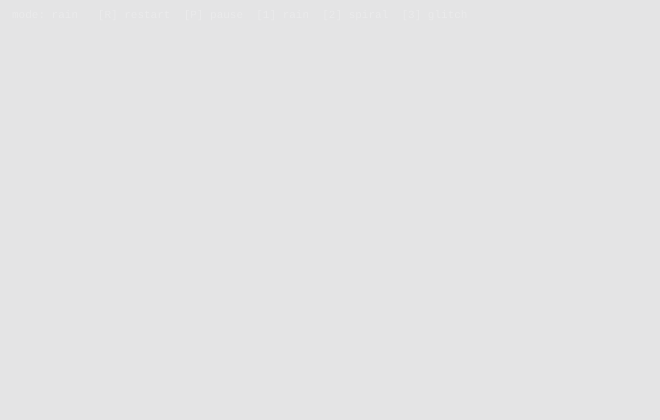
Frame 1 (no input)
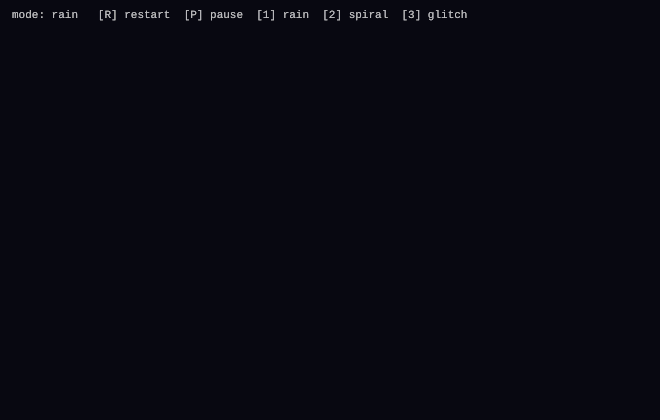
Frame 60 (no input)
Frame 120 (the mouse pressed at the canvas centre since frame 60): identical to frame 60, image omitted

The p5.js sketch that drew these frames (run headless with seeded random() and noise() and a simulated clock; from frame 60 on, the mouse is pressed at the canvas centre):

// p5.js sketch
// ── sketch.js
const poem = [
  "In the space between seconds,",
  "where silence holds its breath —",
  "a word arrives like light",
  "through a crack in the dark.",
  "",
  "Each letter is a seed",
  "dropped into the air,",
  "finding root in nothing,",
  "blooming without ground.",
  "",
  "We read and we become",
  "what the words make room for,",
  "brief and whole and gone —",
  "like rain upon a mirror."
];

let mode = "rain";

const SPAWN_EVERY = 18;  
const LINE_H      = 32; 
const FONT_SIZE   = 17;

let words     = [];   
let allWords  = [];  
let wordIndex = 0;
let frameCount_ = 0;
let paused    = false;

function buildWordList() {
  allWords = [];
  let lineY = 0;
  for (let li = 0; li < poem.length; li++) {
    if (poem[li] === "") { lineY++; continue; }
    const parts = poem[li].split(" ");
    for (let wi = 0; wi < parts.length; wi++) {
      allWords.push({
        text:       parts[wi],
        line:       lineY,
        wordInLine: wi,
        lineStr:    poem[li],
        lineParts:  parts
      });
    }
    lineY++;
  }
}

function getTarget(wd) {
  const totalLines = 14;
  const startY = height / 2 - (totalLines * LINE_H) / 2;
  const ty = startY + wd.line * LINE_H;

  textSize(FONT_SIZE);
  const totalW = textWidth(wd.lineStr);
  let cx = width / 2 - totalW / 2;
  for (let i = 0; i < wd.wordInLine; i++) {
    cx += textWidth(wd.lineParts[i]) + textWidth(" ");
  }
  return { x: cx + textWidth(wd.text) / 2, y: ty };
}


function spawnWord(wd) {
  const target = getTarget(wd);
  const hue    = map(wd.line, 0, 13, 160, 320); // cool blue → warm pink

  const w = {
    text: wd.text,
    tx: target.x, ty: target.y,
    x:  target.x, y:  target.y,
    vx: 0, vy: 0,
    rot: 0, rotV: 0,
    alpha: 0,
    settled: false,
    size: FONT_SIZE,
    hue,
    // glitch-mode extras
    glitching:      false,
    glitchDuration: 0,
    glitchCounter:  0
  };

  if (mode === "rain") {
    w.x    = target.x + random(-70, 70);
    w.y    = random(-100, -10);
    w.vy   = random(2, 5);
    w.rot  = random(-0.4, 0.4);
    w.rotV = random(-0.025, 0.025);
    w.size = random(10, 15);

  } else if (mode === "spiral") {
    const angle  = random(TWO_PI);
    const radius = random(200, 370);
    w.x    = width  / 2 + cos(angle) * radius;
    w.y    = height / 2 + sin(angle) * radius;
    w.rot  = angle;
    w.size = random(11, 17);

  } else {
    w.x             = target.x;
    w.y             = target.y;
    w.glitching     = true;
    w.glitchDuration = floor(random(8, 22));
  }

  words.push(w);
}

const GLITCH_CHARS = "!@#$%^&*<>?~|{}[]";

function updateWord(w) {
  if (w.settled) return;

  if (mode === "rain") {
    const dx = w.tx - w.x;
    const dy = w.ty - w.y;
    w.x   += dx * 0.04 + w.vy * 0.25;
    w.y   += dy * 0.04 + w.vy * 0.25;
    w.vy  *= 0.88;
    w.rot  += w.rotV;
    w.rotV *= 0.92;
    w.alpha = min(255, w.alpha + 12);
    if (dist(w.x, w.y, w.tx, w.ty) < 1.5) { w.settled = true; w.rot = 0; }

  } else if (mode === "spiral") {
    const dx = w.tx - w.x;
    const dy = w.ty - w.y;
    w.x  += dx * 0.05;
    w.y  += dy * 0.05;
    w.rot *= 0.88;
    w.alpha = min(255, w.alpha + 8);
    if (dist(w.x, w.y, w.tx, w.ty) < 1.5) { w.settled = true; w.rot = 0; }

  } else { // glitch
    w.alpha = min(255, w.alpha + 16);
    if (w.glitching) {
      w.glitchCounter++;
      if (w.glitchCounter >= w.glitchDuration) w.glitching = false;
    }
    if (w.alpha >= 200) w.settled = true;
  }
}

function drawWord(w) {
  push();
  translate(w.x, w.y);
  rotate(w.rot);
  colorMode(HSB, 360, 100, 100, 255);
  noStroke();
  textAlign(CENTER, CENTER);
  textSize(w.size || FONT_SIZE);

  if (w.glitching) {
    fill(130, 90, 100, w.alpha * 0.8);
    let g = "";
    for (let i = 0; i < w.text.length; i++) {
      g += random() > 0.45
        ? w.text[i]
        : GLITCH_CHARS[floor(random(GLITCH_CHARS.length))];
    }
    text(g, 0, 0);
  } else {
    const sat = w.settled ? 55 : 82;
    const bri = w.settled ? 90 : 100;
    fill(w.hue, sat, bri, w.alpha);
    text(w.text, 0, 0);
  }

  colorMode(RGB);
  pop();
}

function resetPoem() {
  words      = [];
  wordIndex  = 0;
  frameCount_ = 0;
  buildWordList();
}

function setup() {
  createCanvas(660, 420);
  textFont("Georgia");
  buildWordList();
}

function draw() {
  if (paused) return;
  frameCount_++;

  background(13, 13, 20, 28);

  if (frameCount_ % SPAWN_EVERY === 0 && wordIndex < allWords.length) {
    spawnWord(allWords[wordIndex++]);
  }

  for (const w of words) {
    updateWord(w);
    drawWord(w);
  }

  colorMode(RGB);
  fill(255, 255, 255, 60);
  noStroke();
  textSize(11);
  textFont("monospace");
  textAlign(LEFT, TOP);
  text(`mode: ${mode}   [R] restart  [P] pause  [1] rain  [2] spiral  [3] glitch`, 12, 10);
  textFont("Georgia");
}


function keyPressed() {
  if (key === 'r' || key === 'R') resetPoem();
  if (key === 'p' || key === 'P') paused = !paused;
  if (key === '1') { mode = "rain";   resetPoem(); }
  if (key === '2') { mode = "spiral"; resetPoem(); }
  if (key === '3') { mode = "glitch"; resetPoem(); }
}
